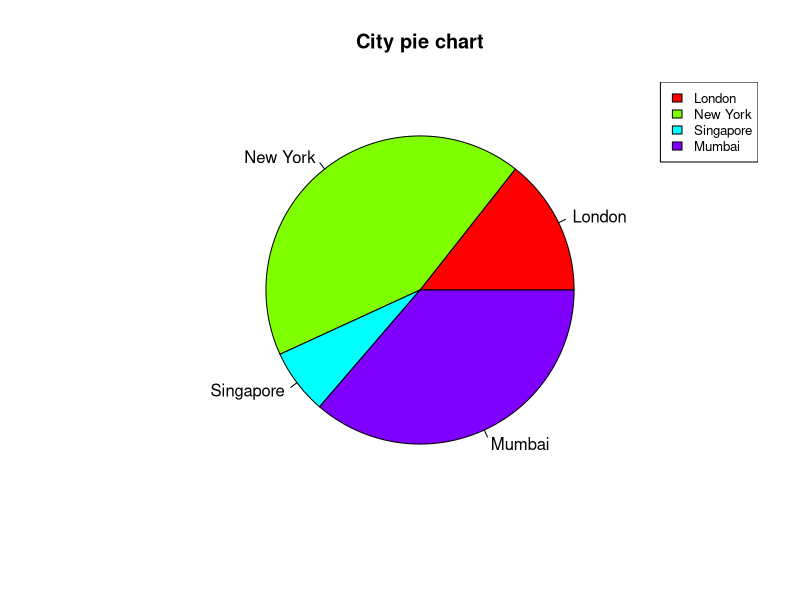

Generate this figure with R:
x <- c(21, 62, 10, 53)
labels <- c("London", "New York", "Singapore", "Mumbai")
png(file = "city_title_colours.jpg")
pie(x, labels, main = "City pie chart", col = rainbow(length(x)))
legend("topright", c("London","New York","Singapore","Mumbai"), cex = 0.8, fill = rainbow(length(x)))
dev.off()